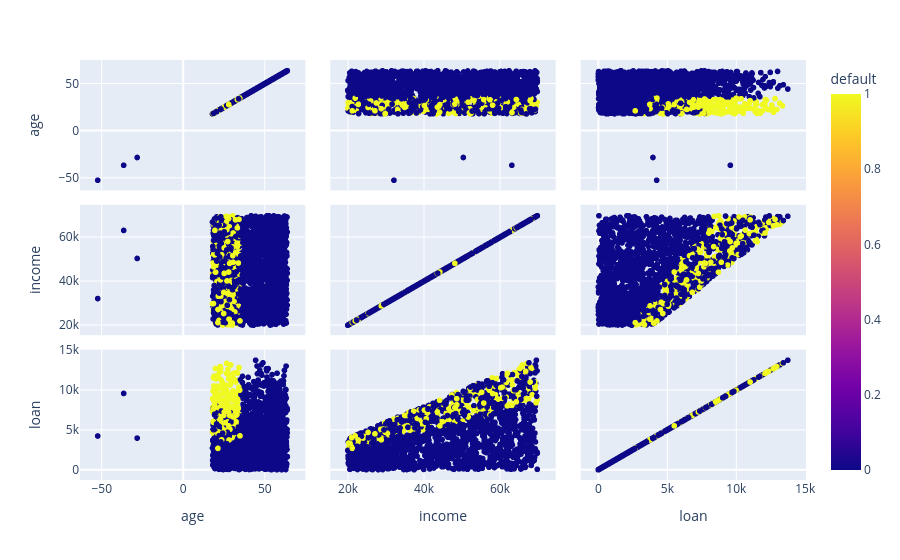

Source (notebook cell):
### Code cell
grafico = px.scatter_matrix(base_credit, dimensions=['age', 'income', 'loan'], color='default')
grafico

### Figure 1 — Plotly figure (JSON) as saved in the notebook; plotly's stock layout.template omitted (floating-point values rounded to 4 significant figures; data arrays with more than 128 entries replaced by an {"elided": "..."} marker saying what was removed)
{"data": [{"dimensions": [{"axis": {"matches": true}, "label": "age", "values": {"elided": "2000 float values"}}, {"axis": {"matches": true}, "label": "income", "values": {"elided": "2000 float values"}}, {"axis": {"matches": true}, "label": "loan", "values": {"elided": "2000 float values"}}], "hovertemplate": "%{xaxis.title.text}=%{x}<br>%{yaxis.title.text}=%{y}<br>default=%{marker.color}<extra></extra>", "legendgroup": "", "marker": {"color": {"elided": "2000 int values"}, "coloraxis": "coloraxis", "symbol": "circle"}, "name": "", "showlegend": false, "type": "splom"}], "layout": {"coloraxis": {"colorbar": {"title": {"text": "default"}}, "colorscale": [[0.0, "#0d0887"], [0.1111, "#46039f"], [0.2222, "#7201a8"], [0.3333, "#9c179e"], [0.4444, "#bd3786"], [0.5556, "#d8576b"], [0.6667, "#ed7953"], [0.7778, "#fb9f3a"], [0.8889, "#fdca26"], [1.0, "#f0f921"]]}, "legend": {"tracegroupgap": 0}, "margin": {"t": 60}, "dragmode": "select"}}
